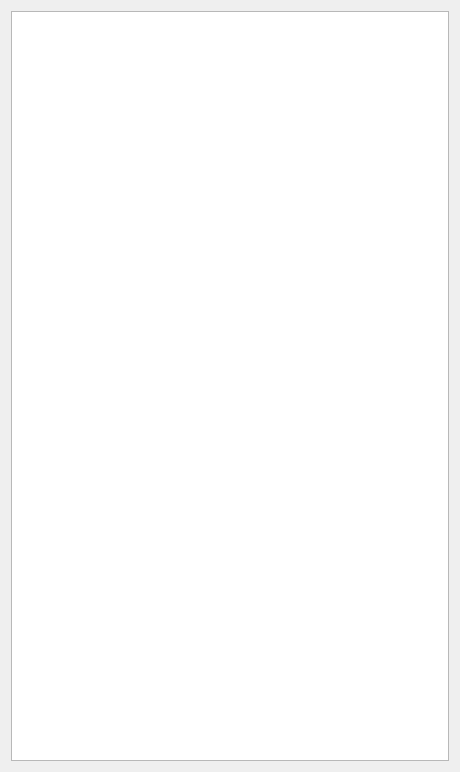
<?xml version="1.0" encoding="UTF-8"?>
<ui version="4.0">
 <class>Circle_TimingClass</class>
 <widget class="QWidget" name="Circle_TimingClass">
  <property name="geometry">
   <rect>
    <x>0</x>
    <y>0</y>
    <width>460</width>
    <height>772</height>
   </rect>
  </property>
  <property name="minimumSize">
   <size>
    <width>460</width>
    <height>430</height>
   </size>
  </property>
  <property name="maximumSize">
   <size>
    <width>1000</width>
    <height>1300</height>
   </size>
  </property>
  <property name="windowTitle">
   <string>车道配时</string>
  </property>
  <layout class="QGridLayout" name="gridLayout">
   <item row="0" column="0">
    <widget class="QTextEdit" name="Result">
     <property name="minimumSize">
      <size>
       <width>400</width>
       <height>380</height>
      </size>
     </property>
     <property name="maximumSize">
      <size>
       <width>1000</width>
       <height>1300</height>
      </size>
     </property>
     <property name="font">
      <font>
       <family>Arial</family>
       <pointsize>9</pointsize>
      </font>
     </property>
     <property name="readOnly">
      <bool>true</bool>
     </property>
    </widget>
   </item>
  </layout>
 </widget>
 <resources/>
 <connections/>
</ui>
